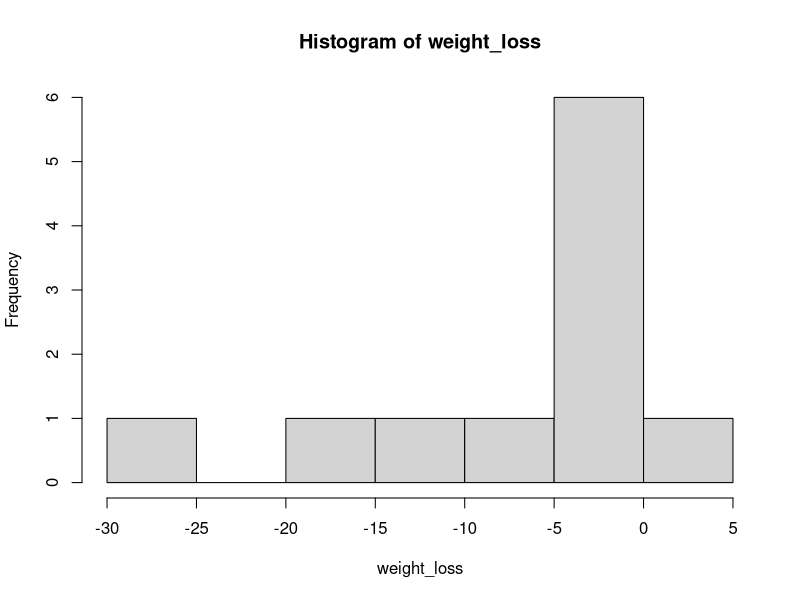

R code for this plot:
## ---- chunk 1
prediet <- c(140, 160, 135, 120, 125, 165, 108, 130, 225, 140, 180)
prediet
## ---- chunk 2
postdiet <- c(139, 155, 120, 118, 123, 155, 108, 129, 195, 142, 176)
## ---- chunk 3
weight_loss <- postdiet - prediet
weight_loss
## ---- chunk 4
weight_loss[5]
## ---- chunk 5
kgs <- weight_loss / 2.2
kgs
## ---- chunk 6
class(kgs)
is.numeric(kgs)
## ---- chunk 7
weight <- data.frame(prediet, postdiet, weight_loss, kgs)
weight
## ---- chunk 8
mean(weight_loss)
median(weight_loss)
min(weight_loss)
max(weight_loss)
## ---- chunk 9
summary(weight_loss)
## ---- chunk 10
library(tidyverse)
weight$weightgain <- if_else(weight_loss < 0, "lost", "gain")
weight
is.character(weight$weightgain)
## ---- chunk 11
hist(weight_loss)

quantile(weight_loss, 0.95)
